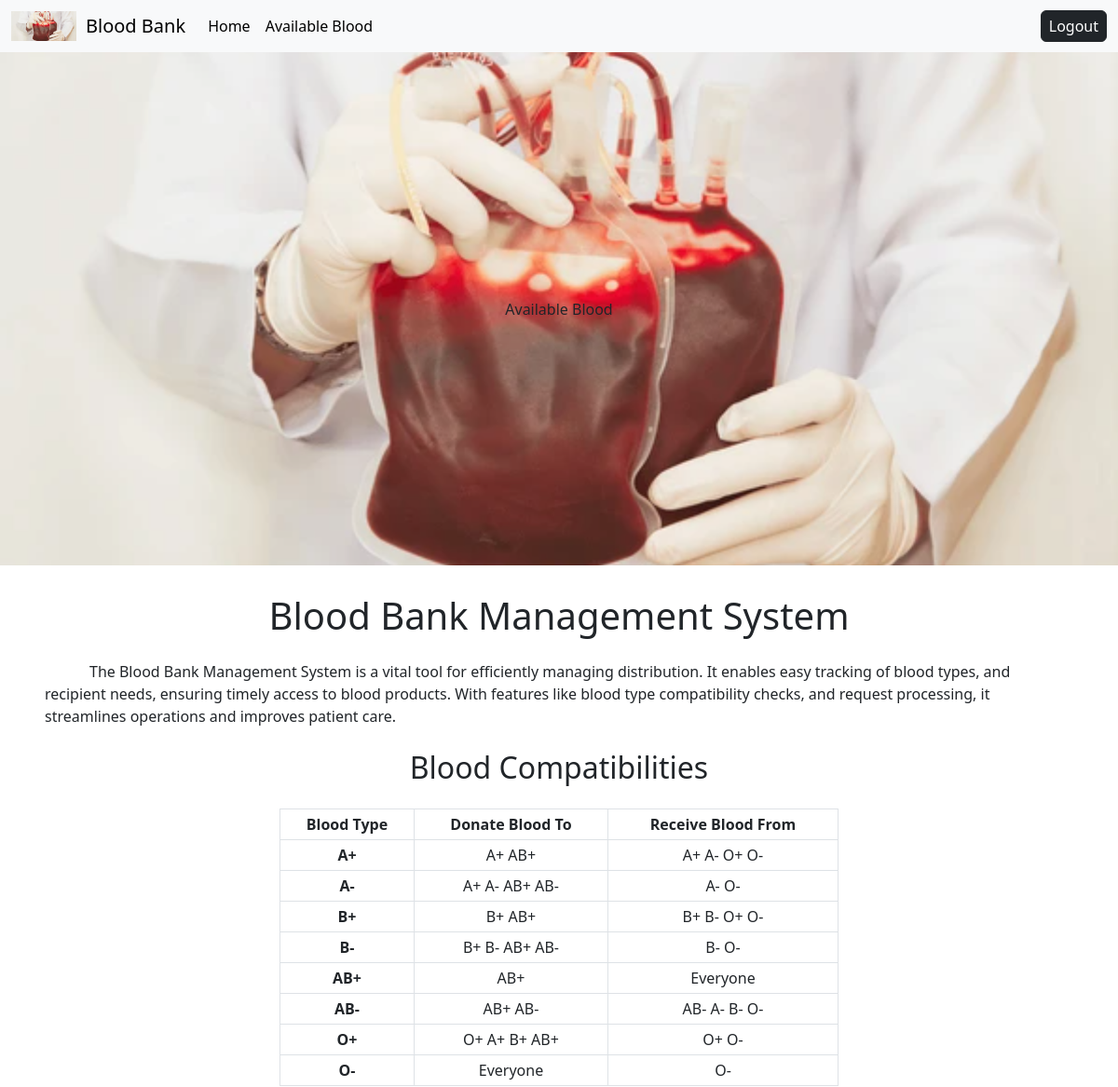
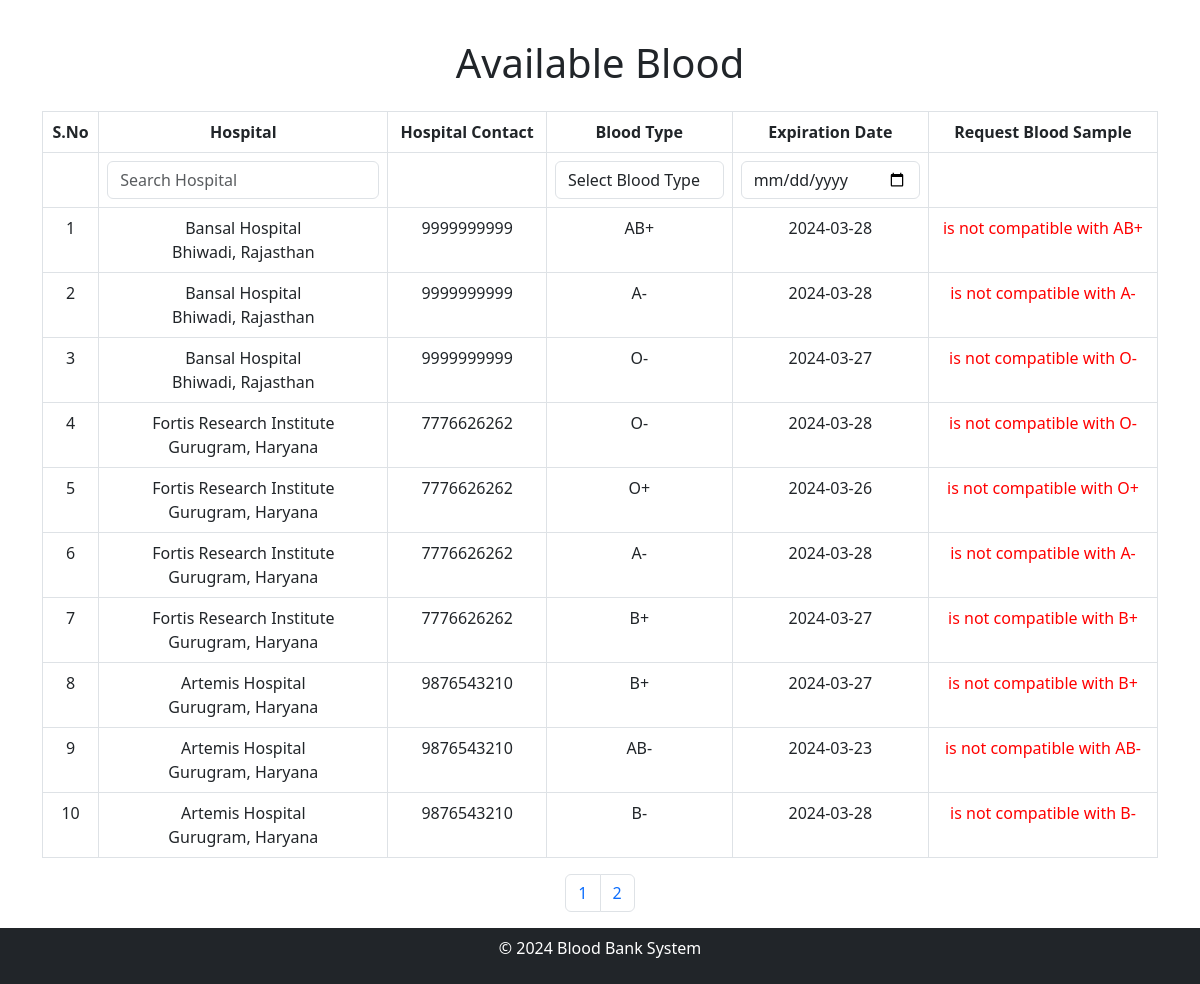
The app's page /receiver/receiver.php (signed in) with its own data (2 pictures, top to bottom).
### tables this page shows
CREATE TABLE `add_blood` (
  `blood_info_id` int(11) NOT NULL,
  `hospital_id` int(11) DEFAULT NULL,
  `blood_type` varchar(10) DEFAULT NULL,
  `expiration_date` date DEFAULT NULL
);

CREATE TABLE `hospital` (
  `hospital_id` int(11) NOT NULL,
  `user_id` int(11) DEFAULT NULL,
  `hospital_name` varchar(255) DEFAULT NULL,
  `address` varchar(255) DEFAULT NULL,
  `phone_number` varchar(255) DEFAULT NULL
);

### receiver/receiver.php (the view, shortened to what this page needs)
<!DOCTYPE html>
<html lang="en">
<head>
    <link rel="stylesheet" href="https://cdnjs.cloudflare.com/ajax/libs/font-awesome/5.15.3/css/all.min.css">
    <link rel="stylesheet" href="https://cdn.jsdelivr.net/npm/bootstrap@5.3.0-alpha3/dist/css/bootstrap.min.css">
</head>
<body>
    <nav class="navbar navbar-expand-lg bg-body-tertiary">
        <div class="container-fluid"><img src="../image1.png" alt="" style="width:70px;margin-right:10px">
            <a class="navbar-brand" href="#">
                Blood Bank </a>
            <div class="collapse navbar-collapse" id="navbarSupportedContent">
                <ul class="navbar-nav me-auto mb-2 mb-lg-0">
                    <li class="nav-item">
                        <a class="nav-link active" aria-current="page" href="receiver.php">Home</a>
                    </li>
                    <li class="nav-item">
                        <a class="nav-link active" href="#available">Available Blood</a>
                    </li>
                </ul>
                <form method="get" action=''>
                    <button type="submit" name="logout" class="btn btn-dark px-2 py-1">
                        Logout
                    </button>
                </form>
            </div>
        </div>
    </nav>
    <div class="home">
        <img src="../image1.png" alt="">
        <div class="button-container">
            <a href='#available' class="btn  m-2">Available Blood</a>
        </div>
    </div>
    <div class="m-4">
        <h1 class="text-center mb-4">Blood Bank Management System</h1>
        <div class="m-4">
        <span class="p-4 m-4 text-center">
The Blood Bank Management System is a vital tool for
efficiently managing distribution.
 It enables easy tracking of blood types,
  and recipient needs, ensuring timely access
 to blood products. With features like blood type compatibility checks, and
 request processing, it streamlines operations and
improves patient care.
</span>
        </div>
        <h2 class="text-center mt-4 "style="margin-top:40px">Blood Compatibilities</h2>
        <div class="table-responsive m-4 d-flex justify-content-center">
            <table class="table table-bordered table-hover text-center table-sm" style="max-width: 600px;">
                <thead class="bg-dark text-white">
                    <tr>
                        <th>Blood Type</th>
                        <th>Donate Blood To</th>
                        <th>Receive Blood From</th>
                    </tr>
                </thead>
                <tbody>
                    <tr>
                        <th>A+</th>
                        <td>A+ AB+</td>
                        <td>A+ A- O+ O-</td>
                    </tr>
                    <tr>
                        <th>A-</th>
                        <td>A+ A- AB+ AB-</td>
                        <td>A- O-</th>
                    </tr>
                    <tr>
                        <th>B+</th>
                        <td>B+ AB+</td>
                        <td>B+ B- O+ O-</td>
                    </tr>
                    <tr>
                        <th>B-</th>
                        <td>B+ B- AB+ AB-</td>
                        <td>B- O-</td>
                    </tr>
                    <tr>
                        <th>AB+</th>
                        <td>AB+</td>
                        <td>Everyone</td>
                    </tr>
                    <tr>
                        <th>AB-</th>
                        <td>AB+ AB- </td>
                        <td>AB- A- B- O-</td>
                    </tr>
                    <tr>
                        <th> O+</th>
                        <td>O+ A+ B+ AB+</td>
                        <td>O+ O-</td>
                    </tr>
                    <tr>
                        <th>O-</th>
                        <td>Everyone</td>
                        <td>O-</td>
                    </tr>
                </tbody>
            </table>
        </div>
    </div>
    <div class="container">
        <div class="text-center m-2 mb-4" id="available">
            <h1>Available Blood</h1>
        </div>
        <?php
        $compatibility = [
            "A+" => ["A+", "O+", "A-", "O-"],
            "O+" => ["O+", "O-"],
            "B+" => ["B+", "O+", "B-", "O-"],
            "AB+" => ["A+", "B+", "AB+", "O+", "A-", "B-", "AB-", "O-"],
            "A-" => ["A-", "O-"],
            "O-" => ["O-"],
            "B-" => ["B-", "O-"],
            "AB-" => ["A-", "B-", "AB-", "O-"],
        ];
        require("../config.php");
        $user_id = $_SESSION["user_id"];
        $sql = "SELECT receiver_id,blood_group FROM receiver WHERE user_id= $user_id;";
        $data = $conn->query($sql)->fetch_assoc();
        $receiver_id = $data['receiver_id'];
        $receiver_blood_group = $data['blood_group'];
        ?>
        <div class="table-responsive">
            <table class='table  table-bordered table-hover text-center'>
                <thead class="bg-danger text-white">
                    <tr>
                        <th>S.No</th>
                        <th>Hospital</th>
                        <th>Hospital Contact</th>
                        <th>Blood Type</th>
                        <th>Expiration Date</th>
                        <th>Request Blood Sample</th>
                    </tr>
                    <tr>
                        <th></th>
                        <th> <input class="form-control" id="hospitalSearch" type="text" name="hospital_query"
                                placeholder="Search Hospital"></th>
                        <th> </th>
                        <th><select class="form-control" id="bloodTypeSearch" name="blood_type_query">
                                <option value="">Select Blood Type</option>
                            </select></th>
                        <th><input class="form-control" id="expirationDateSearch" type="date" name="expiration_query"
                                placeholder="Search Expiration Date"></th>
                        <th> </th>
                    </tr>
                </thead>
                <?php
                $limit = 10;
                $page = isset($_GET['page']) ? $_GET['page'] : 1;
                $start = ($page - 1) * $limit;
                $totalRecordsQuery = "SELECT COUNT(*) AS total FROM add_blood";
                $totalRecordsResult = $conn->query($totalRecordsQuery);
                $totalRecords = $totalRecordsResult->fetch_assoc()['total'];
                $sql = "SELECT * FROM add_blood ORDER BY blood_info_id DESC LIMIT $start, $limit";
                $result = $conn->query($sql);
                if ($result->num_rows > 0) {
                    $i = $start + 1;
                    while ($row = $result->fetch_assoc()) {
                        $hospital_query = "SELECT * FROM hospital WHERE hospital_id = {$row['hospital_id']};";
                        $hospital_details = $conn->query($hospital_query)->fetch_assoc();
                        echo "<tr class='data-row'>";
                        echo "<td>" . $i . "</td>";
                        echo <<<details
                        <td class='hospital'>{$hospital_details['hospital_name']}<br>{$hospital_details['address']}  </td>
                        details;
                        echo <<<details
                        <td class='hospital'> {$hospital_details['phone_number']}</td>
                        details;
                        echo "<td class='blood-type'>" . $row["blood_type"] . "</td>";
                        echo "<td class='expiration-date'>" . $row["expiration_date"] . "</td>";
                        if (in_array($row["blood_type"], $compatibility[$receiver_blood_group])) {
                            $request_query = "SELECT receiver_id,blood_info_id FROM request WHERE receiver_id = $receiver_id;";
                            $request_query_result = $conn->query($request_query);
                            if ($request_query_result->num_rows > 0) {
                                $flag = 0;
                                while ($request_details = $request_query_result->fetch_assoc()) {
                                    if ($row['blood_info_id'] == $request_details['blood_info_id']) {
                                        $flag = 1;
                                    }
                                }
                                if ($flag == 0) {
                                    echo "<td><form action='' method='POST'><button class='btn btn-primary' type='submit'
                                     name='request'>Request</button><input type='hidden' value={$row['blood_info_id']}
                                     name='bloodId' ></form></td>";
                                } else {
                                    echo "<td><span style='color: green;'>Already Requested</span></td>";
                                }
                            } else {
                                echo "<td><form action='' method='POST'><button class='btn btn-primary' type='submit'
                                name='request'>Request</button><input type='hidden' value={$row['blood_info_id']}
                                name='bloodId' ></form></td>";
                            }
                        } else {
                            echo "<td><span style='color: red;'> $receiver_blood_group is not compatible with {$row['blood_type']} </span></td>";
                        }
                        echo "</tr>";
                        $i++;
                    }
                    echo "</table>";
                } else {
                    echo "No blood samples available.";
                }
                ?>
        </div>
        <nav aria-label="Page navigation">
            <ul class="pagination justify-content-center">
                <?php
                $totalPages = ceil($totalRecords / $limit);
                for ($i = 1; $i <= $totalPages; $i++) {
                    echo "<li class='page-item'><a class='page-link' href='?page=$i'>$i</a></li>";
                }
                ?>
            </ul>
        </nav>
    </div>
    <footer class="bg-dark text-white py-2">
        <div class="container ">
            <div class="row">
                <div class="col-md-12 text-center">
                    <p>&copy; 2024 Blood Bank System</p>
                </div>
            </div>
        </div>
    </footer>
</body>
</html>

### receiver/receiver.php (style rules this page uses)
.home { position: relative; width: 100%; margin-bottom: 30px; }
.home img { margin: 0; width: 100%; display: block; }
.button-container { position: absolute; top: 50%; left: 50%; transform: translate(-50%, -50%); text-align: center; }

### records on screen
add_blood: hospital.hospital_name "Bansal Hospital", hospital.address "Bhiwadi, Rajasthan", hospital.phone_number "9999999999", blood_type "AB+", expiration_date "2024-03-28"
add_blood: hospital.hospital_name "Bansal Hospital", hospital.address "Bhiwadi, Rajasthan", hospital.phone_number "9999999999", blood_type "A-", expiration_date "2024-03-28"
add_blood: hospital.hospital_name "Bansal Hospital", hospital.address "Bhiwadi, Rajasthan", hospital.phone_number "9999999999", blood_type "O-", expiration_date "2024-03-27"
add_blood: hospital.hospital_name "Fortis Research Institute", hospital.address "Gurugram, Haryana", hospital.phone_number "7776626262", blood_type "O-", expiration_date "2024-03-28"
add_blood: hospital.hospital_name "Fortis Research Institute", hospital.address "Gurugram, Haryana", hospital.phone_number "7776626262", blood_type "O+", expiration_date "2024-03-26"
add_blood: hospital.hospital_name "Fortis Research Institute", hospital.address "Gurugram, Haryana", hospital.phone_number "7776626262", blood_type "A-", expiration_date "2024-03-28"
add_blood: hospital.hospital_name "Fortis Research Institute", hospital.address "Gurugram, Haryana", hospital.phone_number "7776626262", blood_type "B+", expiration_date "2024-03-27"
add_blood: hospital.hospital_name "Artemis Hospital", hospital.address "Gurugram, Haryana", hospital.phone_number "9876543210", blood_type "B+", expiration_date "2024-03-27"
add_blood: hospital.hospital_name "Artemis Hospital", hospital.address "Gurugram, Haryana", hospital.phone_number "9876543210", blood_type "AB-", expiration_date "2024-03-23"
add_blood: hospital.hospital_name "Artemis Hospital", hospital.address "Gurugram, Haryana", hospital.phone_number "9876543210", blood_type "B-", expiration_date "2024-03-28"
